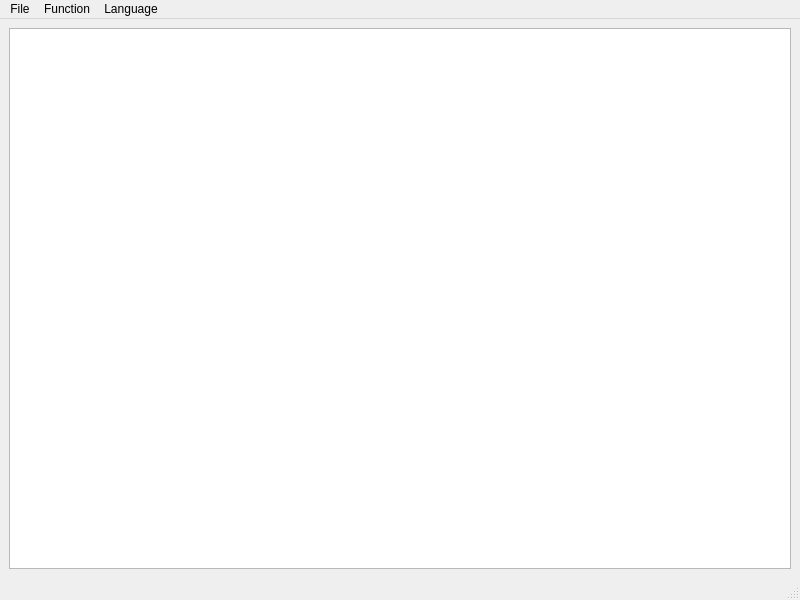
<?xml version="1.0" encoding="UTF-8"?>
<ui version="4.0">
 <class>MainWindow</class>
 <widget class="QMainWindow" name="MainWindow">
  <property name="geometry">
   <rect>
    <x>0</x>
    <y>0</y>
    <width>800</width>
    <height>600</height>
   </rect>
  </property>
  <property name="windowTitle">
   <string>MainWindow</string>
  </property>
  <widget class="QWidget" name="centralwidget">
   <layout class="QVBoxLayout" name="verticalLayout_2">
    <item>
     <layout class="QVBoxLayout" name="verticalLayout">
      <item>
       <widget class="QPlainTextEdit" name="plainTextEdit">
        <property name="font">
         <font>
          <family>Menlo</family>
         </font>
        </property>
       </widget>
      </item>
     </layout>
    </item>
   </layout>
  </widget>
  <widget class="QMenuBar" name="menubar">
   <property name="geometry">
    <rect>
     <x>0</x>
     <y>0</y>
     <width>800</width>
     <height>32</height>
    </rect>
   </property>
   <widget class="QMenu" name="menufile">
    <property name="title">
     <string>File</string>
    </property>
    <addaction name="actionSave"/>
    <addaction name="actionSave_As"/>
    <addaction name="actionOpen"/>
    <addaction name="actionNew_File"/>
   </widget>
   <widget class="QMenu" name="menufunction">
    <property name="title">
     <string>Function</string>
    </property>
    <addaction name="actionPlot_Graph"/>
   </widget>
   <widget class="QMenu" name="menulanguage">
    <property name="title">
     <string>Language</string>
    </property>
    <addaction name="actionRussianLanguageSelect"/>
    <addaction name="actionEnglishLanguageSelect"/>
   </widget>
   <addaction name="menufile"/>
   <addaction name="menufunction"/>
   <addaction name="menulanguage"/>
  </widget>
  <widget class="QStatusBar" name="statusbar"/>
  <action name="actionPlot_Graph">
   <property name="text">
    <string>Plot Graph</string>
   </property>
   <property name="shortcut">
    <string>Ctrl+B</string>
   </property>
  </action>
  <action name="actionSave">
   <property name="text">
    <string>Save</string>
   </property>
   <property name="shortcut">
    <string>Ctrl+S</string>
   </property>
  </action>
  <action name="actionSave_As">
   <property name="text">
    <string>Save As</string>
   </property>
   <property name="shortcut">
    <string>Ctrl+Shift+S</string>
   </property>
  </action>
  <action name="actionOpen">
   <property name="text">
    <string>Open</string>
   </property>
   <property name="shortcut">
    <string>Ctrl+O</string>
   </property>
  </action> 
  <action name="actionNew_File">
   <property name="text">
    <string>New File</string>
   </property>
   <property name="shortcut">
    <string>Ctrl+N</string>
   </property>
  </action>
  <action name="actionRussianLanguageSelect">
   <property name="text">
    <string>Russian</string>
   </property>
  </action>
  <action name="actionEnglishLanguageSelect">
   <property name="text">
    <string>English</string>
   </property>
  </action>
  <widget class="QStatusBar" name="statusbar"/>
 </widget>
 <resources/>
 <connections/>
</ui>
